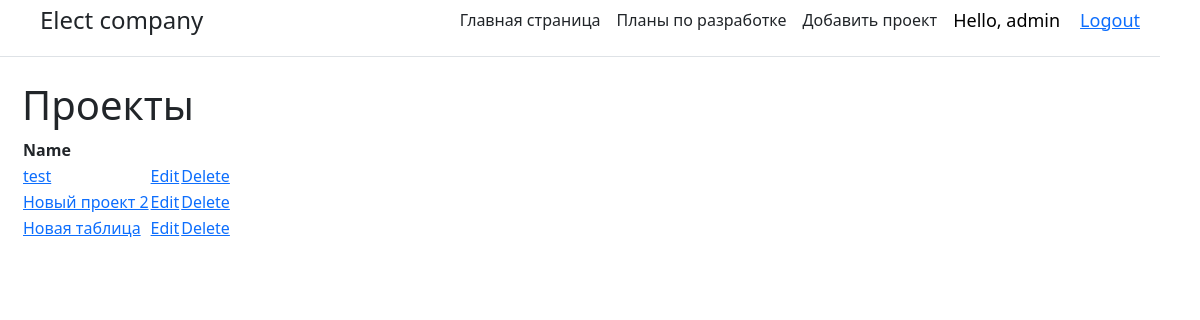
The app's page / (signed in) with its own data.
### main/models.py (models this page shows, shortened)
class Task(models.Model):
    name_task = models.CharField('Название', max_length=50)
    title = models.CharField('Название', max_length= 50)
    title2 = models.CharField('Название', max_length=50)
    task = models.CharField('Описание', max_length=50)
    created_time = models.DateTimeField(auto_now_add=True)
    column_sep = models.CharField('Разделитель', max_length= 50)
    int_min = models.IntegerField(default=0)
    int_max = models.IntegerField(default=0)
    order = models.IntegerField(default=0)
    str_char = models.CharField('Скобки', max_length=50)
    class Meta:
        verbose_name = 'Задача'
        verbose_name_plural = 'Задачи'

### main/views.py (the view)
# urls.py: path('', views.index, name = 'home'),
@login_required(login_url='login')
def index(request):
    tasks = Task.objects.order_by('-id')[:3]
    return render(request,'main/index.html', {'title':'Главная страница сайта', 'tasks': tasks})

### main/templates/main/index.html (shortened to what this page needs)
{% extends 'main/base.html'%}
{% block content %}
    <h1> Проекты</h1>
<table>
    <thead>
        <tr>
            <th>Name</th>
            <th> </th>
        </tr>
    </thead>
    <tbody>
        {% if user == request.user %}
            {%if tasks%}
                {% for element in tasks%}
                <tr >
                    <td><a href="{%url 'project' element.id%}">{{element.name_task}}</a><br>
                    </td>
                    <td><a href="{% url 'update' element.id%}">Edit</a></td>
                    <td><a href="{% url 'delete' element.id%}">Delete</a></td>
                </tr>
                {%endfor%}
            {%else%}
            <p>У нас нет записей</p>
            {%endif%}
        {%endif%}
    </tbody>
</table>
{%endblock%}

### main/templates/main/base.html (shortened to what this page needs)
<!doctype html>
<html lang="en">
<head>
    <link rel ="stylesheet" href="https://cdn.jsdelivr.net/npm/bootstrap@5.1.0/dist/css/bootstrap.min.css">
</head>
<body style="margin-right: 40px">
    <div class="d-flex flex-column flex-md-row align-items-center pb-3 mb-4 border-bottom">
      <a href="/" class="d-flex align-items-center text-dark text-decoration-none">
               <span style="margin-left: 40px"  class="fs-4">Elect company</span>
      </a>
      <nav class="d-inline-flex mt-2 mt-md-0 ms-md-auto">
        <a class="me-3 py-2 text-dark text-decoration-none" href="{% url 'home' %}">Главная страница</a>
        <a class="me-3 py-2 text-dark text-decoration-none" href="{% url 'about' %}">Планы по разработке</a>
          <a class="me-3 py-2 text-dark text-decoration-none" href="{% url 'create' %}">Добавить проект</a>
      </nav>
        <span class="hello-msg">Hello, {{request.user}}</span>
        <span class="hello-msg" ><a href="{%url 'logout' %}">Logout</a></span>
    </div>
    <div class = "container">
        {% block content %}{%endblock%}
    </div>
</body>
</html>

### main/templates/main/base.html (style rules this page uses)
.hello-msg { font-size:18px; color:#000000; margin-right: 20px }

### records on screen
Task: name_task "test"
Task: name_task "Новый проект 2"
Task: name_task "Новая таблица"

### other values on screen
{{ request.user }} "admin"
